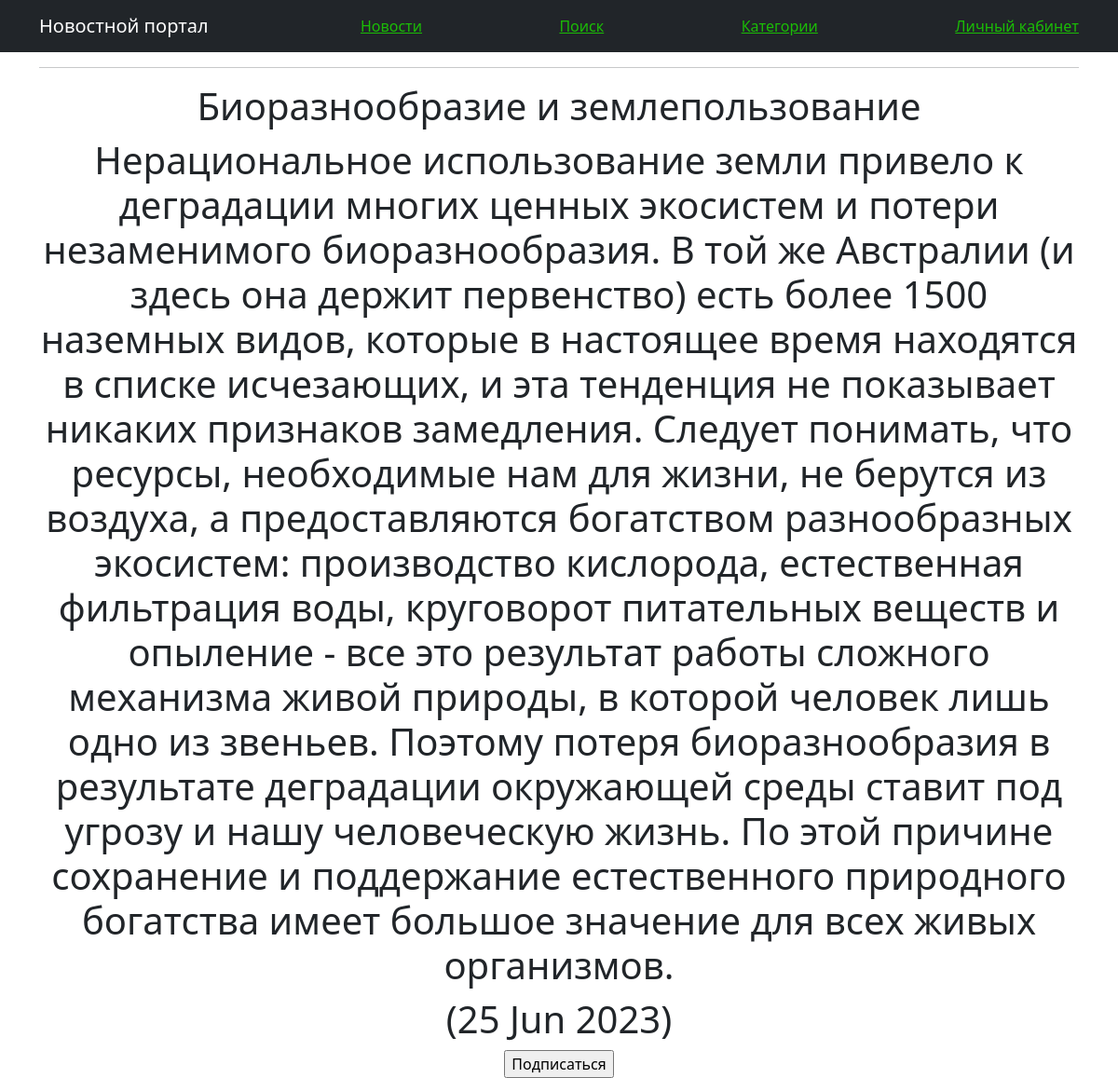
/news/62, run on the app's committed database.
### NewsApp/models.py (models this page shows, shortened)
class Post(models.Model):
    author = models.ForeignKey(Author, on_delete=models.CASCADE)
    NEWS = 'NW'
    ARTICLE = 'AR'
    CATEGORY_CHOICES = (
        (NEWS, 'Новость'),
        (ARTICLE, 'Статья'),
    )
    categoryType = models.CharField(max_length=2, choices=CATEGORY_CHOICES, default=ARTICLE)
    dateCreation = models.DateTimeField(auto_now_add=True)
    postCategory = models.ManyToManyField(Category, through='PostCategory')
    title = models.CharField(max_length=128)
    text = models.TextField()
    rating = models.SmallIntegerField(default=0)

### NewsApp/views.py (the view)
# urls.py: path('<int:pk>', PostDetail.as_view(), name='post_detail'),
class PostDetail(DetailView):
    model = Post
    template_name = 'onenews.html'
    context_object_name = 'Post'

### NewsApp/templatetags/custom_filters.py (called while the page is built)
@register.filter()
def censor(value):
    bed_words = ['плохой','задница']
    for i in bed_words:
        if i.find(value):
            value = value.replace(i[1::], "*" * len(i))
    return f'{value}'

### templates/onenews.html (shortened to what this page needs)
{% extends 'flatpages/default.html' %}
{% load custom_filters %}!
{% block content %}
   <hr>
   {% if Post %}
       <table>
           <tr>
               <td><h1> {{ Post.title }} </h1></td>
           </tr>
           <tr>
               <td><h1>{{ Post.text|censor }}</h1></td>
           </tr>
           <tr>
               <td><h1>{{ Post.dateCreation|date:' (d M Y)' }}</h1></td>
           </tr>
       </table>
<form method="post">
    <input type="submit" value="Подписаться">
</form>
   {% else %}
       <h2>Поста нет!</h2>
   {% endif %}
{% endblock content %}

### data on the page
Post: title "Биоразнообразие и землепользование", text|censor "Нерациональное использование земли привело к деградации многих ценных экосистем и потери незаменимого биоразнообразия. В той же Австралии (и здесь она держит первенство) есть более 1500 наземных видов, которые в настоящее время находятся в списке исчезающих, и эта тенденция не показывает никаких признаков замедления. Следует понимать, что ресурсы, необходимые нам для жизни, не берутся из воздуха, а предоставляются богатством разнообразных экосистем: производство кислорода, естественная фильтрация воды, круговорот питательных веществ и опыление - все это результат работы сложного механизма живой природы, в которой человек лишь одно из звеньев. Поэтому потеря биоразнообразия в результате…", dateCreation "(25 Jun 2023)"
